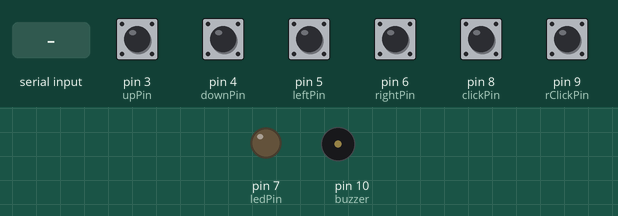
This sketch was run on a simulated Arduino Uno, built with avr-gcc and run on an emulated ATmega328P. Parts: output pins drawn as LEDs (lit = HIGH), buzzer (waves = sounding). The test bench sets the inputs (shaded band); at power-on: pin 3 (upPin), pin 4 (downPin), pin 5 (leftPin), pin 6 (rightPin), pin 8 (clickPin), pin 9 (rClickPin) HIGH.

Above: at 1.2 s.
1.3 s: "B" received over Serial
At 1.7 s:
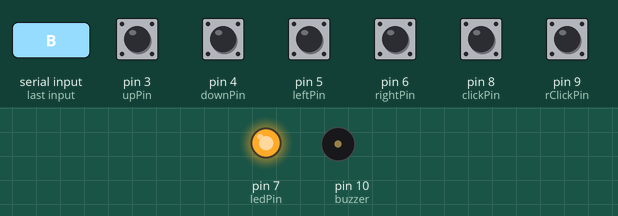
2.8 s: "S" received over Serial
At 2.9 s:
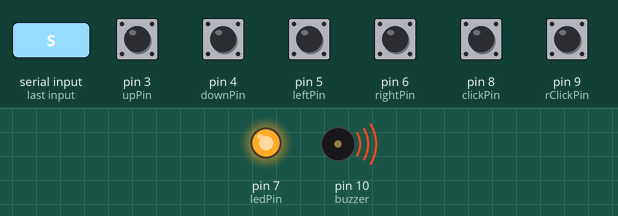
Timing chart, 0 to 5.8 s (numbered marks = the images above; inputs shaded):
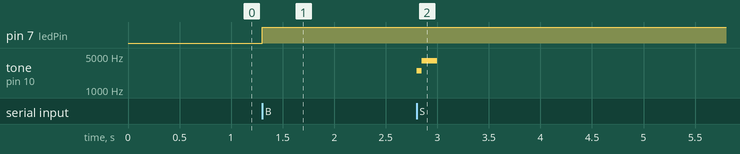

Measured:
- after the input at 1.3 s, pin 7 (ledPin): LOW → HIGH at once
- after the input at 2.8 s, tone on pin 10 (buzzer): silent → 2500 Hz at once, → 4000 Hz 0.05 s later, → silent 0.15 s later

The sketch:

controlBuscaMInas.ino
```cpp
int upPin = 3;
int downPin = 4;
int leftPin = 5;
int rightPin = 6;
int clickPin = 8;
int rClickPin=9;
int ledPin = 7;
int buzzer=10;

void setup() {
  Serial.begin(9600);
  pinMode(upPin, INPUT_PULLUP);
  pinMode(downPin, INPUT_PULLUP);
  pinMode(leftPin, INPUT_PULLUP);
  pinMode(rightPin, INPUT_PULLUP);
  pinMode(clickPin, INPUT_PULLUP);
  pinMode(rClickPin, INPUT_PULLUP);
  pinMode(ledPin, OUTPUT);
  pinMode(buzzer,OUTPUT);
}

void loop() {
  while (Serial.available() > 0) {
    char serialChar = Serial.read();
    if (serialChar == 'B') {
      digitalWrite(ledPin, HIGH);
      delay(200);
    }
    if (serialChar=='N'){
      digitalWrite(ledPin, LOW);
      delay(200);
    }
    if (serialChar=='S'){
      tone(buzzer,2500,150);
      delay(50);
      tone(buzzer,4000,150);
      delay(300);
    }
    if (serialChar=='M'){
      tone(buzzer,500,1000);
      delay(200);
    }

  }

  if (!digitalRead(upPin)) {
    Serial.write('A');
    delay(250);
  }
  if (!digitalRead(downPin)) {
    Serial.write('T');
    delay(250);
  }
  if (!digitalRead(leftPin)) {
    Serial.write('I');
    delay(250);
  }
  if (!digitalRead(rightPin)) {
    Serial.write('B');
    delay(250);
  }
  if (!digitalRead(clickPin)) {
    Serial.write('L');
    delay(250);
  }
  if (!digitalRead(rClickPin)) {
    Serial.write('R');
    delay(250);
  }
}
```
